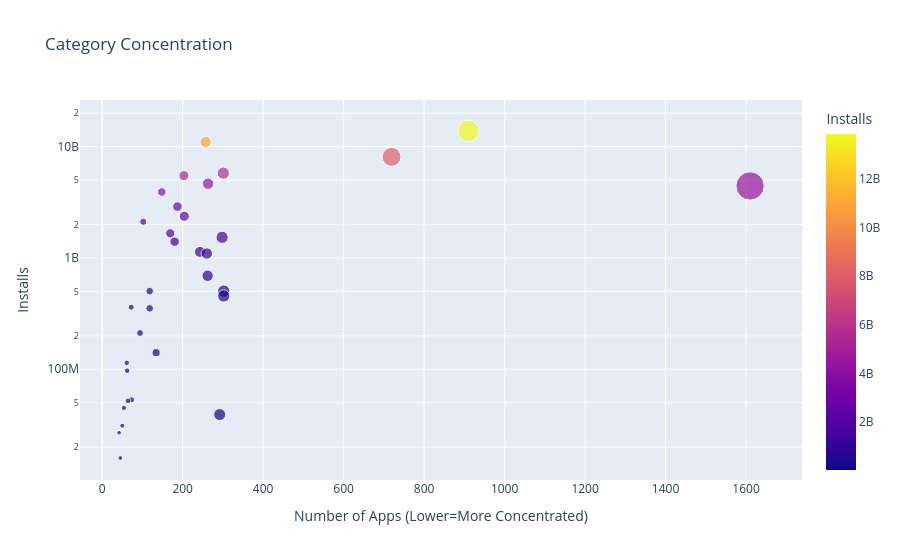

The notebook cell saved with this chart:
### Code cell
scatter = px.scatter(category_concentration, # data
                    x='App', # column name
                    y='Installs',
                    title='Category Concentration',
                    size='App',
                    hover_name=category_concentration.index,
                    color='Installs')

scatter.update_layout(xaxis_title="Number of Apps (Lower=More Concentrated)",
                      yaxis_title="Installs",
                      yaxis=dict(type='log'))

scatter.show()

### Figure 1 — Plotly figure (JSON) as saved in the notebook; plotly's stock layout.template omitted (floating-point values rounded to 4 significant figures)
{"data": [{"hovertemplate": "<b>%{hovertext}</b><br><br>App=%{marker.size}<br>Installs=%{marker.color}<extra></extra>", "hovertext": ["GAME", "COMMUNICATION", "TOOLS", "PRODUCTIVITY", "SOCIAL", "PHOTOGRAPHY", "FAMILY", "VIDEO_PLAYERS", "TRAVEL_AND_LOCAL", "NEWS_AND_MAGAZINES", "ENTERTAINMENT", "BOOKS_AND_REFERENCE", "PERSONALIZATION", "SHOPPING", "HEALTH_AND_FITNESS", "SPORTS", "BUSINESS", "LIFESTYLE", "MAPS_AND_NAVIGATION", "FINANCE", "WEATHER", "EDUCATION", "FOOD_AND_DRINK", "DATING", "ART_AND_DESIGN", "HOUSE_AND_HOME", "AUTO_AND_VEHICLES", "LIBRARIES_AND_DEMO", "COMICS", "MEDICAL", "PARENTING", "BEAUTY", "EVENTS"], "legendgroup": "", "marker": {"color": [13858762717, 11039241530, 8099724500, 5788070180, 5487841475, 4649143130, 4437579590, 3916897200, 2894859300, 2369110650, 2113660000, 1665791655, 1532352930, 1400331540, 1134006220, 1096431465, 692018120, 503742120, 503267560, 455312400, 361096500, 352852000, 211677750, 140912410, 114233100, 97082000, 53129800, 52083000, 44931100, 39162676, 31116110, 26916200, 15949410], "coloraxis": "coloraxis", "size": [910, 257, 719, 301, 203, 263, 1610, 148, 187, 204, 102, 169, 298, 180, 243, 260, 262, 302, 118, 302, 72, 118, 94, 134, 61, 62, 73, 64, 54, 292, 50, 42, 45], "sizemode": "area", "sizeref": 4.025, "symbol": "circle"}, "mode": "markers", "name": "", "orientation": "v", "showlegend": false, "x": [910, 257, 719, 301, 203, 263, 1610, 148, 187, 204, 102, 169, 298, 180, 243, 260, 262, 302, 118, 302, 72, 118, 94, 134, 61, 62, 73, 64, 54, 292, 50, 42, 45], "xaxis": "x", "y": [13858762717, 11039241530, 8099724500, 5788070180, 5487841475, 4649143130, 4437579590, 3916897200, 2894859300, 2369110650, 2113660000, 1665791655, 1532352930, 1400331540, 1134006220, 1096431465, 692018120, 503742120, 503267560, 455312400, 361096500, 352852000, 211677750, 140912410, 114233100, 97082000, 53129800, 52083000, 44931100, 39162676, 31116110, 26916200, 15949410], "yaxis": "y", "type": "scatter"}], "layout": {"xaxis": {"anchor": "y", "domain": [0.0, 1.0], "title": {"text": "Number of Apps (Lower=More Concentrated)"}}, "yaxis": {"anchor": "x", "domain": [0.0, 1.0], "title": {"text": "Installs"}, "type": "log"}, "coloraxis": {"colorbar": {"title": {"text": "Installs"}}, "colorscale": [[0.0, "#0d0887"], [0.1111, "#46039f"], [0.2222, "#7201a8"], [0.3333, "#9c179e"], [0.4444, "#bd3786"], [0.5556, "#d8576b"], [0.6667, "#ed7953"], [0.7778, "#fb9f3a"], [0.8889, "#fdca26"], [1.0, "#f0f921"]]}, "legend": {"tracegroupgap": 0, "itemsizing": "constant"}, "title": {"text": "Category Concentration"}}}
